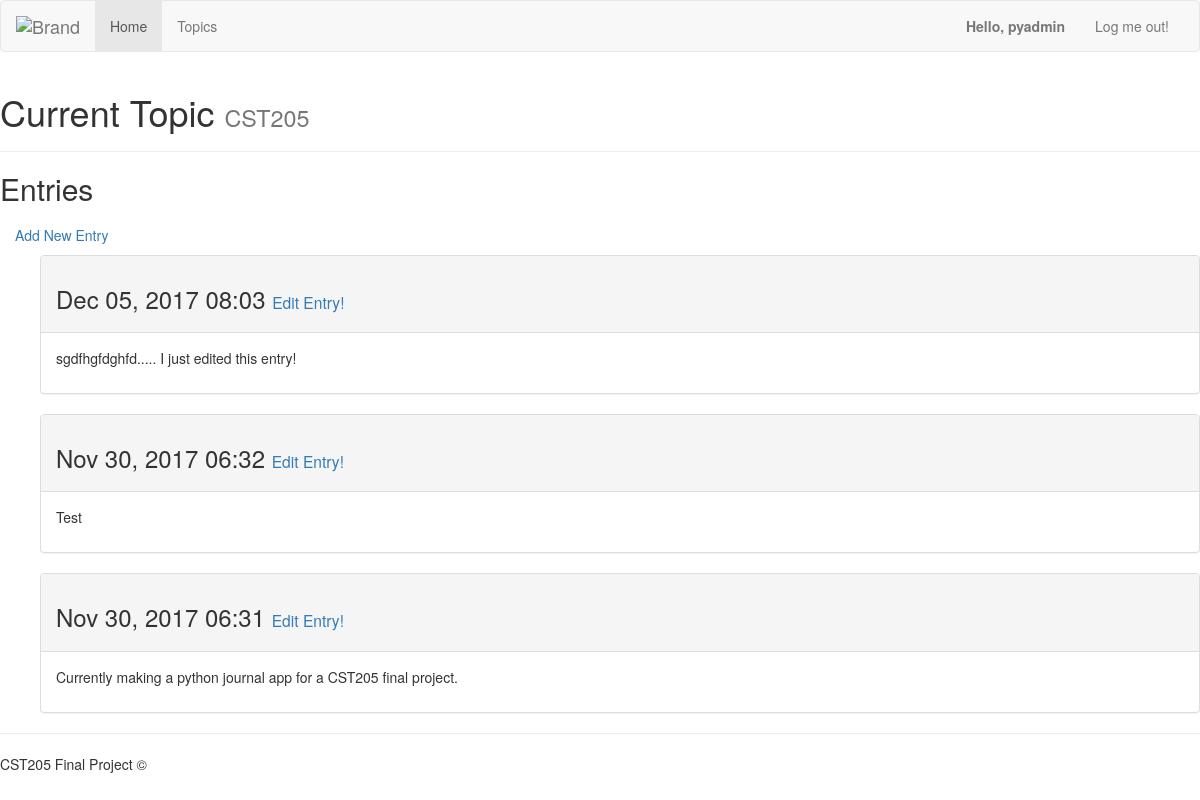
Page /topics/1/ (signed in) on the earlier database version.
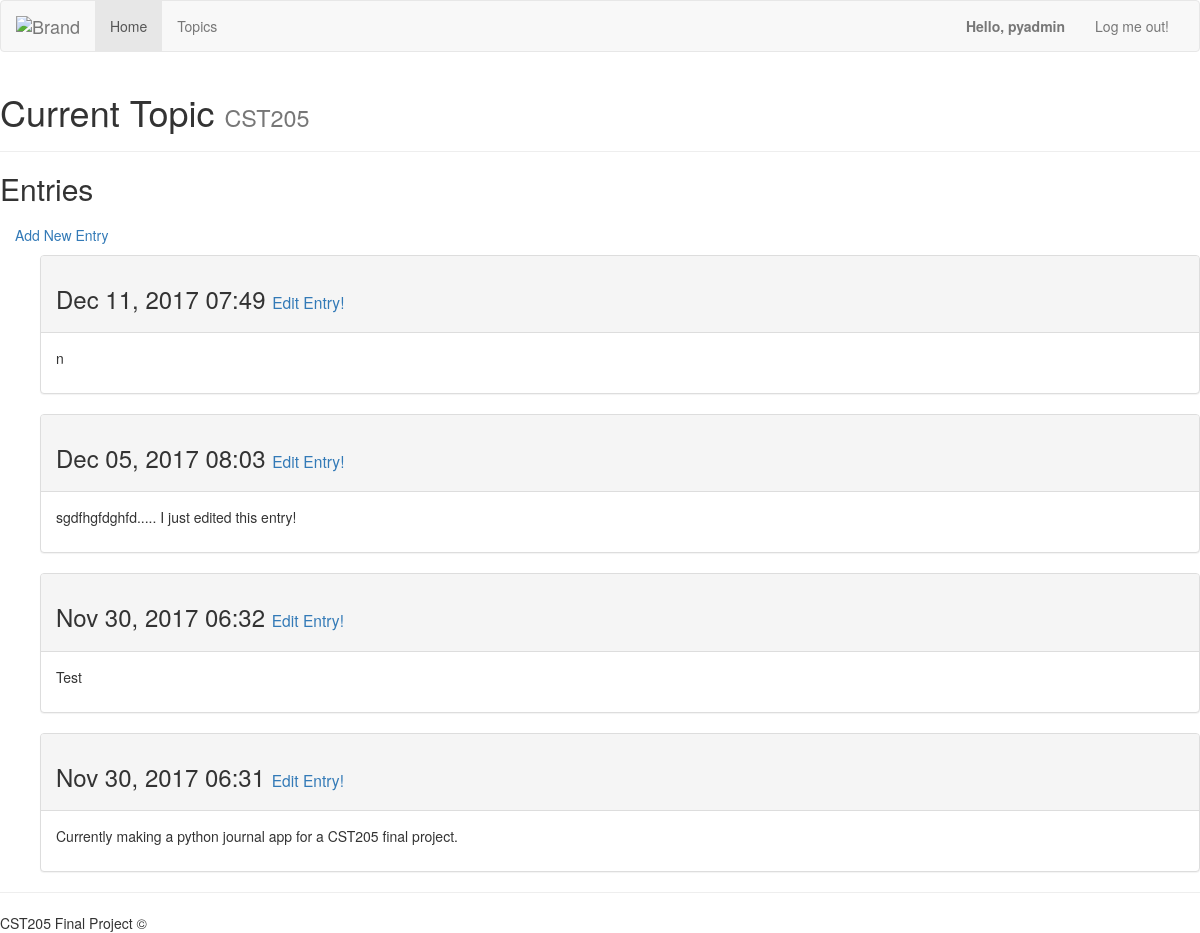
Same page on the later database version.
### Journal/models.py (models this page shows, shortened)
class Topic(models.Model):
    text = models.CharField(max_length=200)
    date_added = models.DateTimeField(auto_now=True)
    def __str__(self):
        return self.text

class Entry(models.Model):
    topic = models.ForeignKey(Topic)
    text = models.TextField()
    date_added = models.DateTimeField(auto_now=True)
    image = models.FileField(null=True, blank=True)
    class Meta:
        verbose_name_plural = 'entries'

### Journal/views.py (the view)
# urls.py: url(r'^topics/(?P<topic_id>\d+)/$', views.topic, name='topic'),
@login_required
def topic(request, topic_id):
    topic = Topic.objects.get(id=topic_id)
    entries = topic.entry_set.order_by('-date_added')
    context = {'topic':topic, 'entries': entries}
    return render(request, 'topic.html', context)

### Journal/templates/topic.html
{% extends "base.html" %}
{% block content %}
    <div class="page-header">
      <h1>Current Topic <small>{{ topic }}</small></h1>
    </div>
    <h2>Entries</h2>
    <ul class="nav nav-pills">
        <li class="presentation"><a href="{% url 'Journal:new_entry' topic.id %}">Add New Entry</a></li>
    </ul>
    <ul>
        {% for entry in entries %}
            <div class="panel panel-default">
                <div class="panel-heading">
                    <h3>{{ entry.date_added|date:'M d, Y H:i' }}
                        <small><a href="{% url 'Journal:edit_entry' entry.id %}">Edit Entry!</a></small>
                    </h3>
                </div>
                <div class="panel-body">
                    {{ entry.text|linebreaks }}
                </div>
            </div>
        {% empty %}
            <div class="panel panel-default">
                <div class="panel-heading">
                    <h3>There no entries for this topic</h3>
                </div>
            </div>
        {% endfor %}
    </ul>
{% endblock content %}

### Journal/templates/base.html (shortened to what this page needs)
{% load bootstrap3 %}
<!DOCTYPE html>
<html lang="en">
    <head>
        {% bootstrap_css %}
    </head>
    <body>
        <nav class="navbar navbar-default">
          <div class="container-fluid">
            <div class="navbar-header">
              <a class="navbar-brand" href="#">
                <img alt="Brand" src="https://lh3.googleusercontent.com/4HW9kHNmTcWrvwZdlDeWGsFldBYwtCYtl3JECug4y_36ZvTs0Et5jYAcNxLwaOds-szp=w35">
              </a>
            </div>
            <div class="collapse navbar-collapse" id="bs-example-navbar-collapse-1">
              <ul class="nav navbar-nav">
                <li class="active"><a href="{% url 'Journal:index' %}">Home</a></li>
                  <li><a href="{% url 'Journal:topics' %}">Topics</a></li>
              </ul>
              <ul class="nav navbar-nav navbar-right">
                  {% if user.is_authenticated %}
                      <li class="navbar-text"><strong>Hello, {{ user.username }}</strong></li>
                      <li><a href="{% url 'users:logout' %}">Log me out!</a></li>
                  {% else %}
                      <li><a href="{% url 'users:register' %}">Register</a></li>
                      <li><a href="{% url 'users:login' %}">Log me in!</a></li>
                  {% endif %}
              </ul>
            </div>
          </div>
        </nav>
    </body>
{% block content %}
{% endblock content %}
{% block footer %}
    <hr>
   	CST205 Final Project &copy;
{% endblock footer %}

Differences in the rows shown:
added Entry: date_added "Dec 11, 2017 07:49", text "n"
